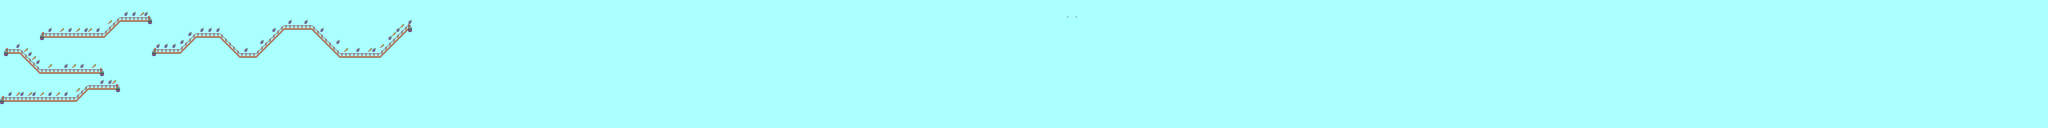

The image is a tile-based game level rendered from a .tmx file. Its description and source (layers, tilesets, objects; grid data summarised) follow:
An orthogonal 512x32 tile map with 32x32 px tiles, 4 tile layers (Foreground, Pickups, NoCollide, Bouncy).

<map version="1.0" orientation="orthogonal" renderorder="right-down" width="512" height="32" tilewidth="32" tileheight="32" backgroundcolor="#aaffff">
 <properties>
  <property name="credits" value="McFunkypants" />
  <property name="gamename" value="Rabbit" />
  <property name="gravity" value="0.6" />
  <property name="jump_strength" value="-14.5" />
  <property name="mapname" value="Seashore" />
  <property name="move_speed" value="6" />
  <property name="start_tile" value="1,23" />
  <property name="time_limit" value="90" />
 </properties>
 <tileset firstgid="1" name="TileKit" tilewidth="32" tileheight="32">
  <image source="tiles.png" width="384" height="608" />
  <terraintypes>
   <terrain name="Light" tile="-1" />
  </terraintypes>
  <tile id="4" terrain=",,0,0" />
  <tile id="15" terrain=",0,,0" />
  <tile id="17" terrain="0,0,0,0" />
  <tile id="18" terrain="0,,0," />
  <tile id="19" terrain="0,0,," />
  <tile id="20" terrain=",,,0" />
  <tile id="21" terrain=",,0," />
  <tile id="27" terrain=",0,," />
  <tile id="28" terrain="0,0,,0" />
  <tile id="29" terrain="0,0,0," />
  <tile id="30" terrain="0,,," />
  <tile id="40" terrain=",0,," />
  <tile id="41" terrain="0,,," />
 </tileset>
 <layer name="Foreground" width="512" height="32">
  <data>[16384 cells, 190 non-empty, 7 distinct tile ids]</data>
 </layer>
 <layer name="Pickups" width="512" height="32">
  <data>[16384 cells, 43 non-empty, 2 distinct tile ids]</data>
 </layer>
 <layer name="NoCollide" width="512" height="32">
  <data>[16384 cells, 167 non-empty, 10 distinct tile ids]</data>
 </layer>
 <layer name="Bouncy" width="512" height="32">
  <data>[16384 cells, 0 non-empty, 0 distinct tile ids]</data>
 </layer>
</map>
